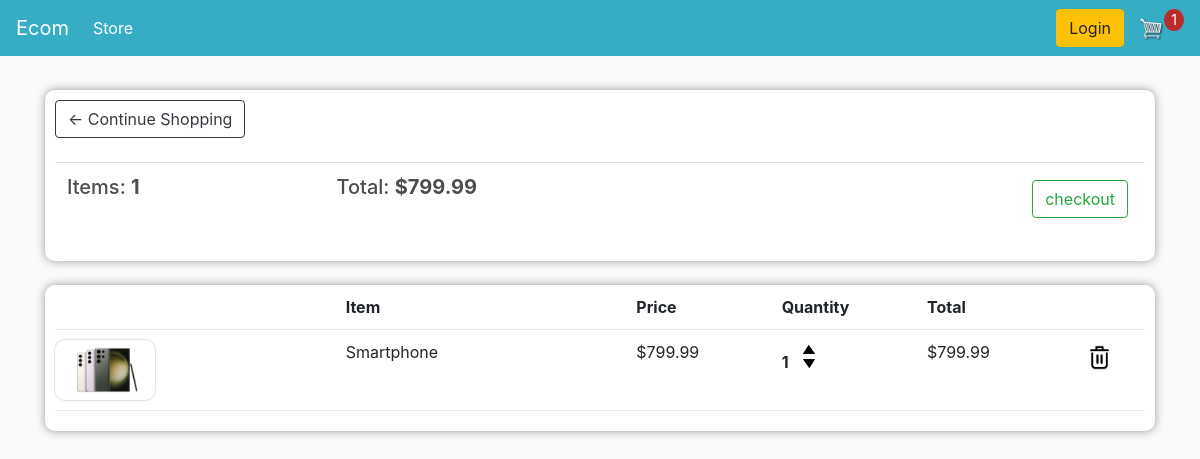
The page /cart/ (signed in) on the database as committed earlier.
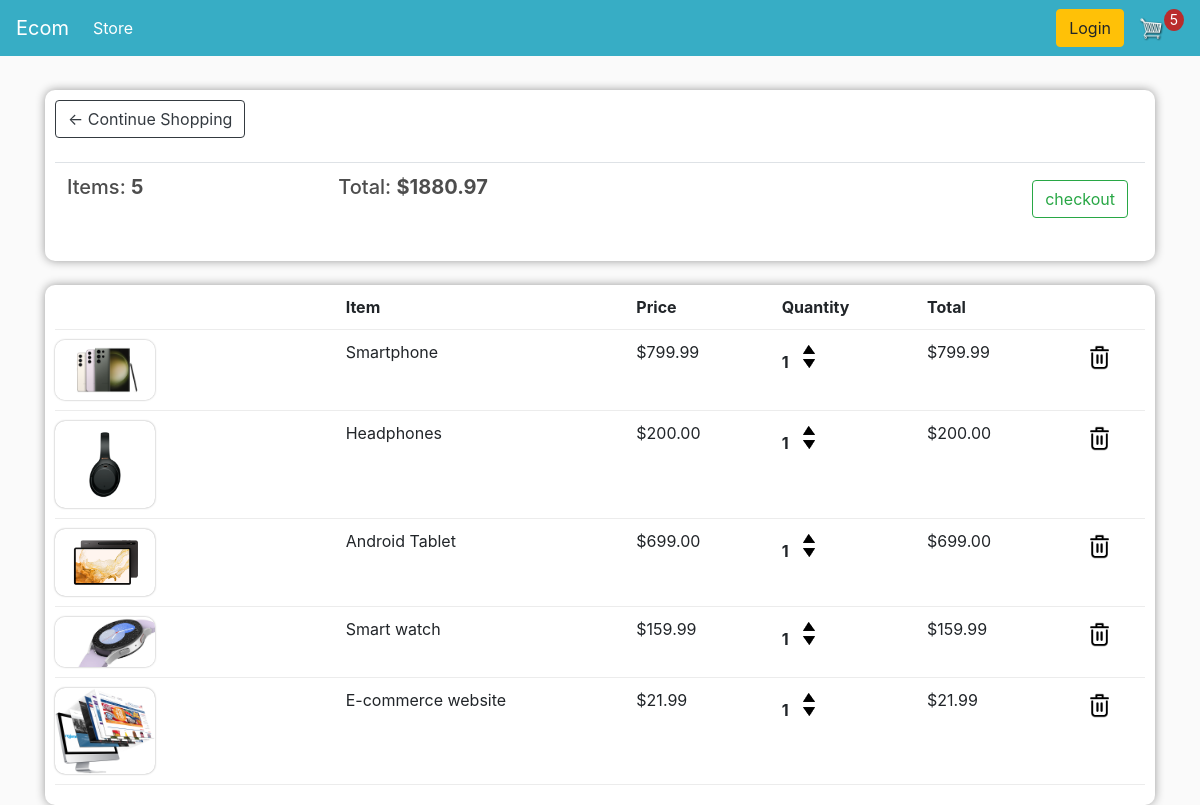
The same page on the database as committed later.
### store/models.py (models this page shows, shortened)
class Order(models.Model):
    customer = models.ForeignKey(Customer, on_delete=models.SET_NULL, blank=True, null=True)
    data_ordered = models.DateTimeField(auto_now_add=True)
    complete = models.BooleanField(default=False, null=True, blank=False)
    trasacrion_id = models.CharField(max_length=200, null=True)
    @property
    def get_cart_total(self):
        orderitems = self.orderitem_set.all()
        total = sum([item.get_total for item in orderitems])
        return total
    @property
    def get_cart_items(self):
        orderitems = self.orderitem_set.all()
        total = sum([item.quantity for item in orderitems])
        return total

class OrderItem(models.Model):
    product = models.ForeignKey(Product, on_delete=models.SET_NULL, blank=True, null=True)
    order = models.ForeignKey(Order, on_delete=models.SET_NULL, blank=True, null=True)
    quantity = models.IntegerField(default=0, null=True, blank=True)
    data_added = models.DateTimeField(auto_now_add=True)
    @property
    def get_total(self):
        total = self.product.price * self.quantity
        return total

class Product(models.Model):
    name = models.CharField(max_length=100, null=True )
    price = models.DecimalField(max_digits=10, decimal_places=2)
    digital = models.BooleanField(default=False, null=True, blank=False)
    image = models.ImageField(null=True, blank=True)
    @property
    def imageURL(self):
        try:
            url = self.image.url
        except:
            url = ""
        return url

### store/views.py (the view)
# urls.py: path('cart/', views.cart, name='cart'),
def cart(request):
    data = cartData(request)
    order = data['order']
    items = data['items']
    cartItems = data['cartItems']
    context = {'items': items, 'order': order, 'cartItems': cartItems}
    return render(request, 'store/cart.html', context)

### store/utils.py (called while the page is built)
def cartData(request):
    if request.user.is_authenticated:
        customer = request.user.customer
        order, created = Order.objects.get_or_create(customer = customer, complete = False) # find the order if not create it
        items = order.orderitem_set.all()
        cartItems = order.get_cart_items
    else:
        cookieData = cookieCart(request)
        order = cookieData['order']
        items = cookieData['items']
        cartItems = cookieData['cartItems']
    return {'items': items, 'order': order, 'cartItems': cartItems}

### store/templates/store/cart.html
{% extends 'store/main.html' %}
{% load static %}
{% block content %}
<div class="row">
    <div class="col-lg-12">
        <div class="box-element">
            <a class="btn btn-outline-dark" href="{% url 'store' %}">&#x2190; Continue Shopping</a>
            <br>
            <br>
            <table class="table">
                <tr>
                    <th><h5>Items: <strong>{{order.get_cart_items}}</strong></h5></th>
                    <th><h5>Total: <strong>${{order.get_cart_total|floatformat:2}}</strong></h5></th>
                    <th>
                        <a style="float: right; margin: 5px;" class="btn btn-outline-success " href="{% url 'checkout' %}">checkout</a>
                    </th>
                </tr>
            </table>
        </div>
        <br>
        <div class="box-element">
            <div class="cart-row">
                <div style="flex: 2;"></div>
                <div style="flex: 2;"><strong>Item</strong></div>
                <div style="flex: 1;"><strong>Price</strong></div>
                <div style="flex: 1;"><strong>Quantity</strong></div>
                <div style="flex: 1;"><strong>Total</strong></div>
                <div style="flex: 0.5;"><strong></strong></div>
            </div>
            {% for item in items %}
            <div class="cart-row">
                <div style="flex: 2;"> <img class="row-image" src="{{ item.product.imageURL }}" alt=""></div>
                <div style="flex: 2;">{{ item.product.name }}</div>
                <div style="flex: 1;">${{ item.product.price|floatformat:2 }}</div>
                <div style="flex: 1;">
                    <p class="quantity">{{ item.quantity }}</p>
                    <div class="quantity">
                        <img data-product={{item.product.id}} data-action="add" class="chg-quantity update-cart" src="{% static 'images/arrow-up.png' %}" >
                        <img data-product={{item.product.id}} data-action="remove" class="chg-quantity update-cart" src="{% static 'images/arrow-down.png' %}">
                    </div>
                </div>
                <div style="flex: 1;">
                    ${{item.get_total |floatformat:2 }}
                </div>
                <div style="flex: 0.5;">
                    <img data-product={{item.product.id}} data-action="delete" id="cart-icon" class="chg-quantity update-cart" src="{% static 'images/delete.png' %}">
                </div>
            </div>
            {% endfor %}
        </div>
    </div>
</div>
{% endblock content %}

### store/templates/store/main.html (shortened to what this page needs)
<!DOCTYPE html>
{% load static %}
<html lang="en">
<head>
    <link rel="stylesheet" href="https://stackpath.bootstrapcdn.com/bootstrap/4.4.1/css/bootstrap.min.css">
    <link rel="stylesheet" type="text/css" href="{% static 'css/main.css' %}">
</head>
<body>
    <nav class="navbar navbar-expand-lg navbar-dark bg-dark">
        <a class="navbar-brand" href="{% url 'store' %}">Ecom</a>
        <div class="collapse navbar-collapse" id="navbarSupportedContent">
          <ul class="navbar-nav mr-auto">
            <li class="nav-item active">
              <a class="nav-link" href="{% url 'store' %}">Store <span class="sr-only">(current)</span></a>
            </li>
          </ul>
          <div class="form-inline my-2 my-lg-0">
            <a href="#"class="btn btn-warning">Login</a>
            <a href="{% url 'cart' %}">
               <img  id="cart-icon" src="{% static 'images/cart.png' %}">
           </a>
           <p id="cart-total">{{cartItems}}</p>
       </div>
        </div>
      </nav>
    <div class="container">
        <br>
        {% block content %}
        {% endblock content %}
    </div>
</body>
</html>

### static/css/main.css (style rules this page uses)
body { background-color: hsl(0, 0%, 98%); }
h1,h2,h3,h4,h5,h6 { color:hsl(0, 0%, 30%); }
.box-element { box-shadow:hsl(0, 0%, 60%) 0 0 10px; background-color: #ffffff; border-radius: 10px ; padding: 10px; }
.bg-dark { background-color: #0098b6c7!important; }
#cart-icon { width:25px; display: inline-block; margin-left: 15px; }
#cart-total { display: block; text-align: center; color:#fff; background-color: rgb(185, 44, 44); width: 20px; height: 22px; border-radius: 50%; font-size: 14px; }
.col-lg-4, .col-lg-6, .col-lg-8, .col-lg-12 { margin-top: 10px; }
.btn { border-radius: 10; }
.row-image { width: 100px; box-shadow:hsl(0, 0%, 60%) 0 0 2px; border-radius: 10px; }
.cart-row { display: flex; align-items: flex-stretch; padding-bottom: 10px; margin-bottom: 10px; border-bottom: 1px solid #ececec; }
.quantity { display: inline-block; font-weight: 700; padding-right:10px; }
.chg-quantity { width: 12px; cursor: pointer; display: block; margin-top: 5px; transition:.1s; }

Rows that differ between the two databases and show on the page:
computed for Order: get_cart_items "1" → "5"; get_cart_total "799.99" → "1880.97"
added OrderItem: product.imageURL (picture), product.name "Headphones", product.price "200.00", quantity "1", get_total "200.00"
added OrderItem: product.imageURL (picture), product.name "Android Tablet", product.price "699.00", quantity "1", get_total "699.00"
added OrderItem: product.imageURL (picture), product.name "Smart watch", product.price "159.99", quantity "1", get_total "159.99"
added OrderItem: product.imageURL (picture), product.name "E-commerce website", product.price "21.99", quantity "1", get_total "21.99"
Other text that changed with them:
{{ cartItems }}: "1" → "5"
